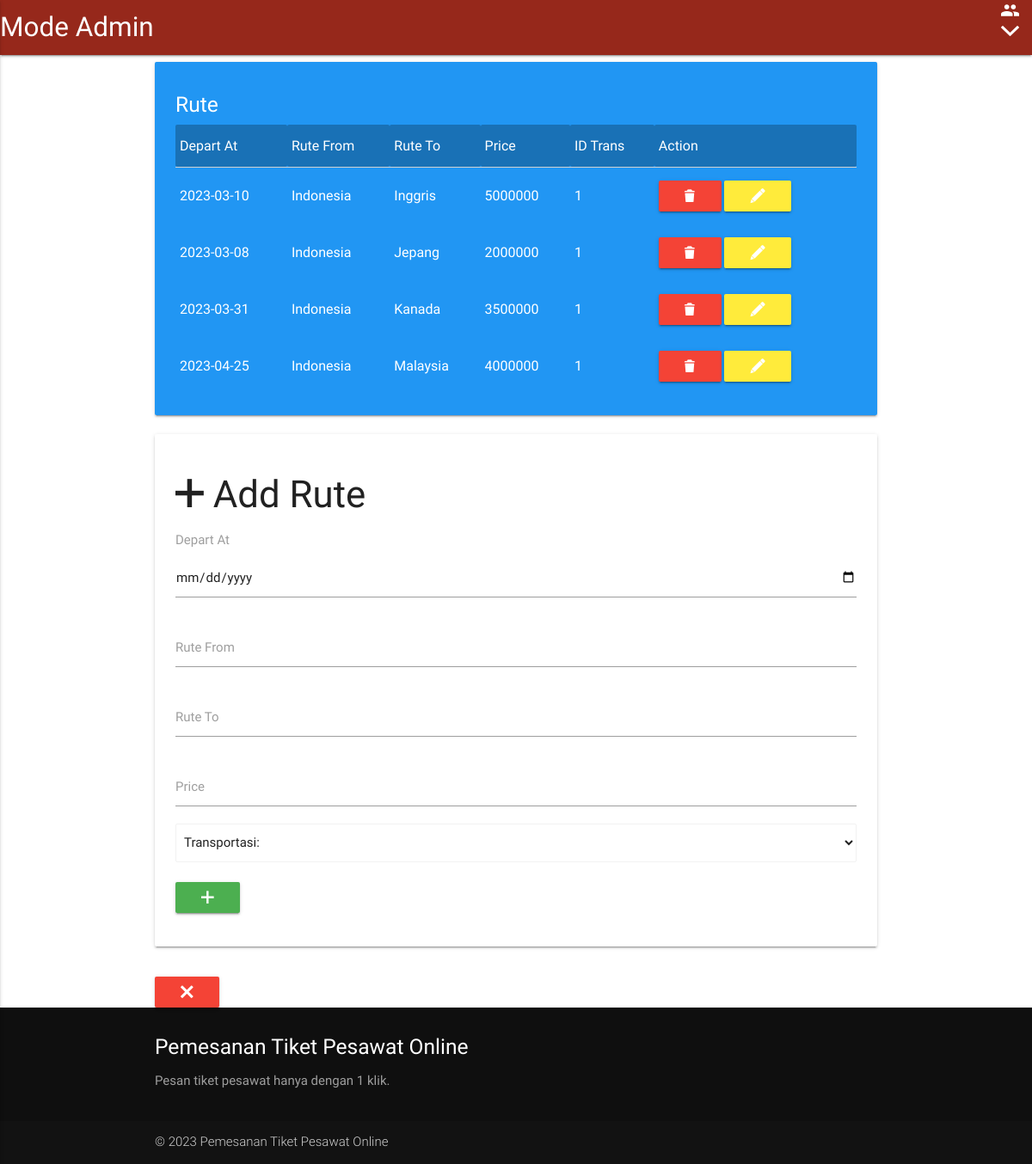
Page /admin/rute.php (signed in) on the committed database.
### tables this page shows
CREATE TABLE `rute` (
  `id_rute` int(11) NOT NULL,
  `depart` date NOT NULL,
  `rute_from` text NOT NULL,
  `rute_to` text NOT NULL,
  `price` decimal(10,0) NOT NULL,
  `id_trans` int(11) NOT NULL
);

### admin/rute.php (the view, shortened to what this page needs)
<html>
<head>
    <link rel="stylesheet" href="../css/materialize.min.css">
    <link rel="stylesheet" href="../css/ionicons.min.css">
</head>
<body>
    <?php include "nav.php"; ?>
    <div class="container">
        <div class="row">
            <div class="col s12">
                <div class="card-panel white-text blue">
                    <h5>Rute</h5>
                    <table>
                        <thead style="background-color: rgba(0, 0, 0, 0.25);" class="white-text">
                            <tr>
                                <td>Depart At</td>
                                <td>Rute From</td>
                                <td>Rute To</td>
                                <td>Price</td>
                                <td>ID Trans</td>
                                <td>Action</td>
                            </tr>
                        </thead>
                        <tbody class="white-text">
                            <?php include "koneksi.php";
                            $sql = mysqli_query($conn, 'select * from rute ');
                            while ($dtt = mysqli_fetch_array($sql)) {
                            ?>
                                <tr>
                                    <td>
                                        <?= $dtt['depart']; ?>
                                    </td>
                                    <td>
                                        <?= $dtt['rute_from']; ?>
                                    </td>
                                    <td>
                                        <?= $dtt['rute_to']; ?>
                                    </td>
                                    <td>
                                        <?= $dtt['price']; ?>
                                    </td>
                                    <td>
                                        <?= $dtt['id_trans']; ?>
                                    </td>
                                    <td>
                                        <a href="rute_d.php?id_rute=<?= $dtt['id_rute']; ?>" onclick="return confirm('Sure, want to delete?');"><button class="red btn waves-effect"><i class="ion-trash-b"></i></button></a>
                                        <a href="rute_u.php?id_rute=<?= $dtt['id_rute']; ?>"><button class="yellow btn waves-effect"><i class="ion-edit"></i></button></a>
                                    </td>
                                </tr>
                            <?php } ?>
                        </tbody>
                    </table>
                </div>
            </div>
            <div class="col s12">
                <div class="card-panel">
                    <h3><i class="ion-plus"></i> Add Rute</h3>
                    <form method="post" action="rute_t.php">
                        <div class="input-field">
                            <p class="grey-text">Depart At</p>
                            <input type="date" name="depart" id="depart">
                        </div>
                        <div class="input-field">
                            <input type="text" name="rute_from" id="rutf" required>
                            <label for="rutf">Rute From</label>
                        </div>
                        <div class="input-field">
                            <input type="text" name="rute_to" id="rutt" required>
                            <label for="rutt">Rute To</label>
                        </div>
                        <div class="input-field">
                            <input type="number" name="price" id="price">
                            <label for="price">Price</label>
                        </div>
                        <select name="id_trans" class="browser-default">
                            <option selected disabled>Transportasi: </option>
                        </select>
                        <br>
                        <button class="btn waves-effect green"><i class="ion-plus"></i></button>
                    </form>
                </div>
            </div>
        </div>
        <a href="index.php" onclick="window.close();"><button class="btn waves-effect red"><i class="ion-close"></i></button></a>
    </div>
    <?php include "footer.php"; ?>
</body>
</html>

### rows in the picture
rute: depart "2023-03-10", rute_from "Indonesia", rute_to "Inggris", price "5000000", id_trans "1"
rute: depart "2023-03-08", rute_from "Indonesia", rute_to "Jepang", price "2000000", id_trans "1"
rute: depart "2023-03-31", rute_from "Indonesia", rute_to "Kanada", price "3500000", id_trans "1"
rute: depart "2023-04-25", rute_from "Indonesia", rute_to "Malaysia", price "4000000", id_trans "1"
